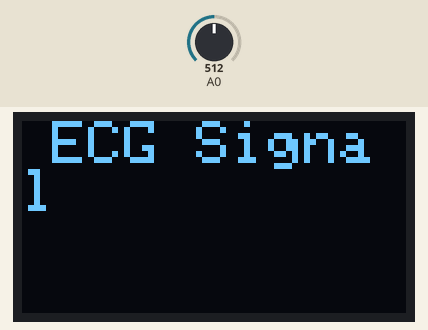
A sketch run on a simulated Arduino Uno, built for the host (arithmetic inside an expression is 32-bit, double 64-bit). Parts: 128×64 one-colour display. Inputs (shaded band) come from the test bench; at power-on: A0 = 512.

Above: at 2.1 s.
At 3.2 s:
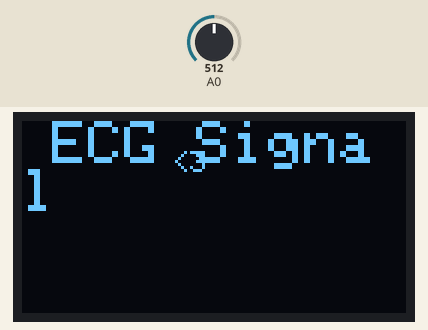
At 3.7 s:
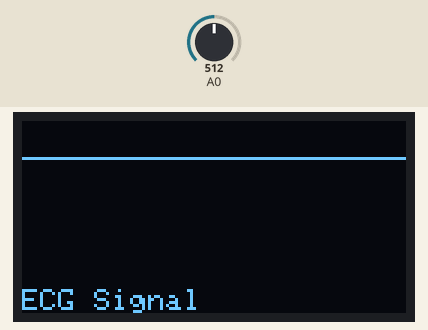

Measured:
- what the display in image 0 shows lasts 1.0 s, from 2.1 s to 3.1 s
- what the display in image 1 shows lasts 0.5 s, from 3.1 s to 3.6 s

The sketch:

ECG_Monitor_On_OLED.ino
```cpp
#include <Wire.h>
#include <Adafruit_GFX.h>
#include <Adafruit_SSD1306.h>

#define SCREEN_WIDTH 128  // OLED display width
#define SCREEN_HEIGHT 64  // OLED display height
#define OLED_RESET    -1  // Reset pin (or -1 if sharing Arduino reset pin)
Adafruit_SSD1306 display(SCREEN_WIDTH, SCREEN_HEIGHT, &Wire, OLED_RESET);

// Replace A0 with your correct STM32 analog pin
#define ECG_PIN PA0  // Change this to the correct ADC pin for your STM32 board

// Variables to hold ECG data
int ecgData[SCREEN_WIDTH];  // Array to store the ECG values (to display graph)
int baseline = SCREEN_HEIGHT / 5;  // Shift the baseline higher (upper part of the screen for ECG graph)
int zoomFactor = 10;  // Increased zoom factor for more zoomed-in display

void setup() {
  Serial.begin(115200);

  // Initialize OLED
  if (!display.begin(SSD1306_SWITCHCAPVCC, 0x3C)) {  // Address 0x3C for 128x64 OLED
    Serial.println(F("SSD1306 allocation failed"));
    while (1);
  }
  display.clearDisplay();
  display.display();
  delay(2000);  // Pause for 2 seconds

  // Set text properties for title
  display.setTextSize(2);  // Larger text for the title
  display.setTextColor(SSD1306_WHITE);
  display.setCursor(10, 0);  // Move text to the top
  display.print("ECG Signal");
  display.display();
  delay(1000);  // Pause before graph display

  // Draw a simple heart graphic or something relevant
  display.setTextSize(1);
  display.setCursor(50, 10);
  display.print("<3");
  display.display();
  delay(500);  // Pause before graph display

  // Initialize ECG data with baseline
  for (int i = 0; i < SCREEN_WIDTH; i++) {
    ecgData[i] = baseline;  // Start with a baseline at the middle of the screen
  }
}

void loop() {
  // Shift the ECG data left (to simulate moving graph)
  for (int i = 0; i < SCREEN_WIDTH - 1; i++) {
    ecgData[i] = ecgData[i + 1];
  }

  // Read the ECG sensor value from the analog pin (ADC pin)
  int ecgValue = analogRead(ECG_PIN);  // Read the ECG signal

  // Check if the sensor detects a valid signal
  if (ecgValue > 1000) {  // A threshold to detect signal, adjust as needed
    // Simulate the effect of a full-wave rectifier (take the absolute value)
    int rectifiedValue = abs(ecgValue - 512);  // Subtract 512 to center the signal, then take the absolute value

    // Zoom in the rectified ECG value and map it to a smaller vertical range
    int scaledEcgValue = map(rectifiedValue, 0, 1023, baseline - zoomFactor, baseline + zoomFactor);

    // Clamp the lower signal to upper part (force negative parts to stay above baseline)
    if (scaledEcgValue < baseline) {
      scaledEcgValue = baseline;
    }

    // Add the new value to the right side of the array
    ecgData[SCREEN_WIDTH - 1] = scaledEcgValue;
  } else {
    // If no signal detected, keep the graph flat at baseline
    ecgData[SCREEN_WIDTH - 1] = baseline;
  }

  // Clear the display to redraw the graph
  display.clearDisplay();

  // Draw the ECG graph
  for (int i = 1; i < SCREEN_WIDTH; i++) {
    // Draw a line connecting the ECG data points
    display.drawLine(i - 1, ecgData[i - 1], i, ecgData[i], SSD1306_WHITE);
  }

  // Add labels and text on top of the graph (adjusted to be at the top)
  display.setTextSize(1);  // Smaller text for bottom labels
  display.setCursor(0, SCREEN_HEIGHT - 8);  // Place text at bottom
  display.setTextColor(SSD1306_WHITE);
  display.print("ECG Signal");

  // Display the ECG graph
  display.display();

  // Add a small delay for smooth animation
  delay(20);
}
```
